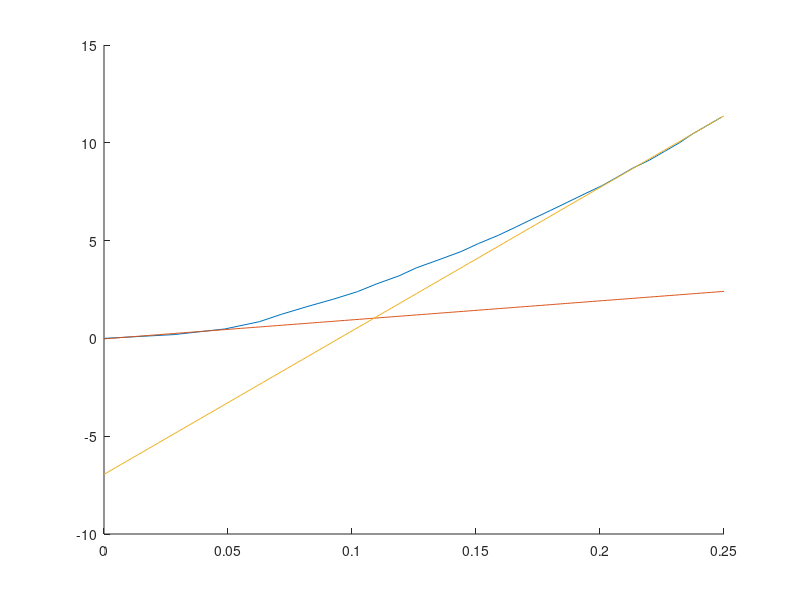

Recreate this plot in MATLAB.
%Code setup
clear; close all; clc;

%Data
resistor = [0,.283,.487,.626,.715,.818,.926,1.022,1.1,1.19,1.26,1.35,1.44,1.51,1.59,1.66,1.73,1.8,1.87,1.94,2.01,2.07,2.13,2.20,2.26,2.32,2.37,2.43,2.49];    
bulbVoltage = [0,.196,.482,.853,1.23,1.622,2.01,2.39,2.79,3.2,3.61,4.02,4.44,4.85,5.27,5.69,6.12,6.54,6.97,7.4,7.82,8.25,8.69,9.12,9.56,10.0,10.43,10.87,11.31];
   
%Current calculation
current = resistor ./10;

%Calculates best fit lines
newX = 0:0.001:0.25;

pLow =polyfit(current(1:3),bulbVoltage(1:3),1);
pHigh =polyfit(current((length(current)-2):length(current)),bulbVoltage((length(bulbVoltage)-2):length(bulbVoltage)),1);

LowY= polyval(pLow,newX);
HighY = polyval(pHigh,newX);

%Graphs data and best fit lines
hold on
plot(current,bulbVoltage);
plot(newX,LowY);
plot(newX,HighY);

%displays resistance ratio
disp("Ratio of resistances :" + pHigh(1)/pLow(1));
